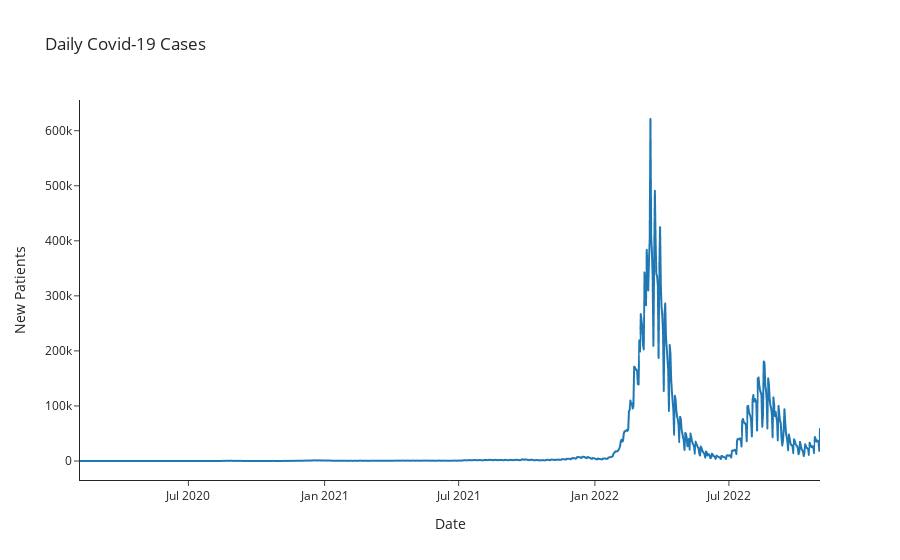

This figure's notebook cell:
### Code cell
x = covid['date']
y = covid['nat_new']

fig = px.line(covid, x, y, title="Daily Covid-19 Cases",
             labels={
                 "date" : "Date", "nat_new" : "New Patients"
             }, template = 'simple_white')
fig.show()

### Figure 1 — Plotly figure (JSON) as saved in the notebook; plotly's stock layout.template omitted (floating-point values rounded to 4 significant figures; data arrays with more than 128 entries replaced by an {"elided": "..."} marker saying what was removed)
{"data": [{"hovertemplate": "Date=%{x}<br>New Patients=%{y}<extra></extra>", "legendgroup": "", "line": {"color": "#1F77B4", "dash": "solid"}, "marker": {"symbol": "circle"}, "mode": "lines", "name": "", "showlegend": false, "type": "scattergl", "x": {"elided": "1002 str values"}, "xaxis": "x", "y": {"elided": "1002 int values"}, "yaxis": "y"}], "layout": {"legend": {"tracegroupgap": 0}, "title": {"text": "Daily Covid-19 Cases"}, "xaxis": {"anchor": "y", "domain": [0, 1], "title": {"text": "Date"}}, "yaxis": {"anchor": "x", "domain": [0, 1], "title": {"text": "New Patients"}}}}
